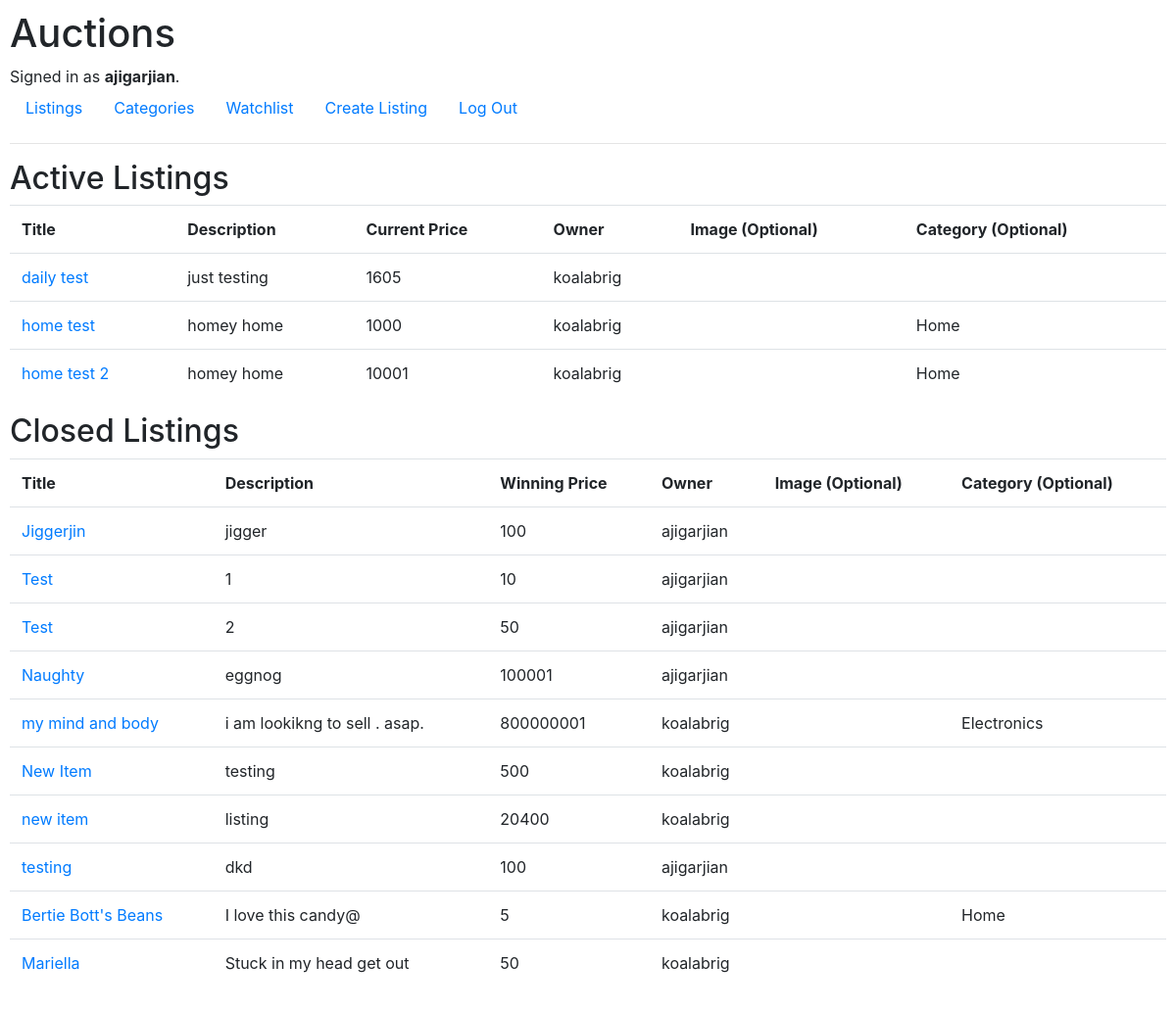
The page / (signed in) on the database its author committed.
### auctions/models.py (models this page shows)
class User(AbstractUser):
    pass

class Listing(models.Model):
    title = models.CharField(max_length=64)
    description = models.CharField(max_length=255)
    price = models.IntegerField()
    image = models.URLField(max_length=200, blank=True)
    category = models.CharField(max_length=255, blank=True)
    owner = models.ForeignKey(User, default="", on_delete=models.CASCADE, related_name="listingOwner", blank=False)
    active = models.BooleanField(default="True")

### auctions/views.py (the view)
# urls.py: path("", views.index, name="index"),
def index(request):
    return render(request, "auctions/index.html", {
        "active_listings": Listing.objects.filter(active=True),
        "closed_listings": Listing.objects.filter(active=False)
    })

### auctions/templates/auctions/index.html (shortened to what this page needs)
{% extends "auctions/layout.html" %}
{% block body %}
    <h2>Active Listings</h2>
    <table class="table">
        <tr>
            <th>Title</th>
            <th>Description</th>
            <th>Current Price</th>
            <th>Owner</th>
            <th>Image (Optional)</th>
            <th>Category (Optional)</th>
        </tr>
        {% for listing in active_listings %}
        <tr>
            <td>
                <a href="{% url 'listing' listing.id %}">{{ listing.title }}</a>
            </td>
            <td>{{ listing.description }}</td>
            <td>{{ listing.price }}</td>
            <td>{{ listing.owner }}</td>
            <td>
            </td>
            <td>{{ listing.category }}</td>
        </tr>
        {% endfor %}
    </table>
    <h2>Closed Listings</h2>
    <table class="table">
        <tr>
            <th>Title</th>
            <th>Description</th>
            <th>Winning Price</th>
            <th>Owner</th>
            <th>Image (Optional)</th>
            <th>Category (Optional)</th>
        </tr>
        {% for listing in closed_listings %}
        <tr>
            <td>
                <a href="{% url 'listing' listing.id %}">{{ listing.title }}</a>
            </td>
            <td>{{ listing.description }}</td>
            <td>{{ listing.price }}</td>
            <td>{{ listing.owner }}</td>
            <td>
            </td>
            <td>{{ listing.category }}</td>
        </tr>
        {% endfor %}
    </table>
{% endblock %}

### auctions/templates/auctions/layout.html (shortened to what this page needs)
{% load static %}
<!DOCTYPE html>
<html lang="en">
    <head>
        <link rel="stylesheet" href="https://stackpath.bootstrapcdn.com/bootstrap/4.4.1/css/bootstrap.min.css">
        <link href="{% static 'auctions/styles.css' %}" rel="stylesheet">
    </head>
    <body>
        <h1>Auctions</h1>
        <div>
            {% if user.is_authenticated %}
                Signed in as <strong>{{ user.username }}</strong>.
            {% else %}
                Not signed in.
            {% endif %}
        </div>
        <ul class="nav">
            <li class="nav-item">
                <a class="nav-link" href="{% url 'index' %}">Listings</a>
            </li>
            <li class="nav-item">
                <a class="nav-link" href="{% url 'category' %}">Categories</a>
            </li>
            {% if user.is_authenticated %}
                <li class="nav-item">
                    <a class="nav-link" href="{% url 'watchlist' %}">Watchlist</a>
                </li>
                <li class="nav-item">
                    <a class="nav-link" href="{% url 'create' %}">Create Listing</a>
                </li>
                <li class="nav-item">
                    <a class="nav-link" href="{% url 'logout' %}">Log Out</a>
                </li>
            {% endif %}
        </ul>
        <hr>
        {% block body %}
        {% endblock %}
    </body>
</html>

### auctions/static/auctions/styles.css (style rules this page uses)
body { padding: 10px; }

### rows shown on the page
User: username "ajigarjian"
Listing: title "daily test", description "just testing", price "1605", owner "koalabrig"
Listing: title "home test", description "homey home", price "1000", owner "koalabrig", category "Home"
Listing: title "home test 2", description "homey home", price "10001", owner "koalabrig", category "Home"
Listing: title "Jiggerjin", description "jigger", price "100", owner "ajigarjian"
Listing: title "Test", description "1", price "10", owner "ajigarjian"
Listing: title "Test", description "2", price "50", owner "ajigarjian"
Listing: title "Naughty", description "eggnog", price "100001", owner "ajigarjian"
Listing: title "my mind and body", description "i am lookikng to sell . asap.", price "800000001", owner "koalabrig", category "Electronics"
Listing: title "New Item", description "testing", price "500", owner "koalabrig"
Listing: title "new item", description "listing", price "20400", owner "koalabrig"
Listing: title "testing", description "dkd", price "100", owner "ajigarjian"
Listing: title "Bertie Bott's Beans", description "I love this candy@", price "5", owner "koalabrig", category "Home"
Listing: title "Mariella", description "Stuck in my head get out", price "50", owner "koalabrig"
